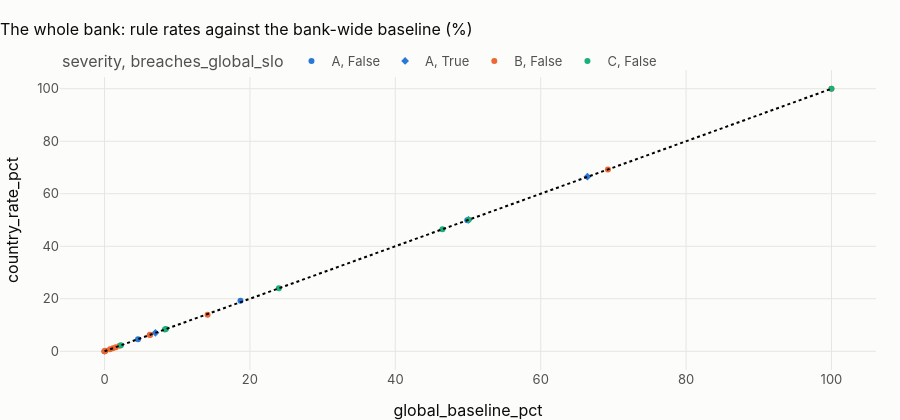

Write notebook code for a chart like this one.
### Markdown cell above
## 1 · Every row rule: the country's rate against the bank's

### Code cell
slo = country.country_rule_slo(pl)
slo.assign(country=COUNTRY, dataset=DATASET).to_csv(
    OUT / f"{PREFIX}_{COUNTRY.lower()}_rule_slo.csv", index=False
)
show(slo.round(3), paging=False)
fig = px.scatter(
    slo,
    x="global_baseline_pct",
    y="country_rate_pct",
    color="severity",
    hover_name="rule_id",
    symbol="breaches_global_slo",
    title=f"{CTRY.title}: rule rates against the bank-wide baseline (%)",
)
fig.add_shape(type="line", x0=0, y0=0, x1=100, y1=100, line=dict(dash="dot"))
fig.update_layout(height=420)
fig.show()
diff = slo[(slo.country_rate_pct - slo.global_baseline_pct).abs() >= 1].sort_values("rule_id")
display(
    Markdown(
        f"**{len(diff)} rules differ from the bank-wide baseline by a point or more in {CTRY.name}:** "
        + ", ".join(
            f"{r.rule_id} ({r.global_baseline_pct:.1f} → {r.country_rate_pct:.1f} %)"
            for r in diff.itertuples()
        )
        + "."
        if len(diff)
        else f"**No rule differs from the bank-wide baseline by a point or more in {CTRY.name}.**"
    )
)

### Figure 1 — Plotly figure (JSON) as saved in the notebook; plotly's stock layout.template omitted (floating-point values rounded to 4 significant figures)
{"data": [{"hovertemplate": "<b>%{hovertext}</b><br><br>severity=A<br>breaches_global_slo=False<br>global_baseline_pct=%{x}<br>country_rate_pct=%{y}<extra></extra>", "hovertext": ["R01", "R02", "R03", "R04"], "legendgroup": "A, False", "marker": {"color": "#2a78d6", "symbol": "circle"}, "mode": "markers", "name": "A, False", "orientation": "v", "showlegend": true, "type": "scatter", "x": [18.7, 49.9, 4.6, 0.0], "xaxis": "x", "y": [19.26, 49.9, 4.596, 0.0], "yaxis": "y"}, {"hovertemplate": "<b>%{hovertext}</b><br><br>severity=A<br>breaches_global_slo=True<br>global_baseline_pct=%{x}<br>country_rate_pct=%{y}<extra></extra>", "hovertext": ["R21", "R25", "R26"], "legendgroup": "A, True", "marker": {"color": "#2a78d6", "symbol": "diamond"}, "mode": "markers", "name": "A, True", "orientation": "v", "showlegend": true, "type": "scatter", "x": [50.06, 66.43, 7.0], "xaxis": "x", "y": [50.06, 66.49, 7.005], "yaxis": "y"}, {"hovertemplate": "<b>%{hovertext}</b><br><br>severity=B<br>breaches_global_slo=False<br>global_baseline_pct=%{x}<br>country_rate_pct=%{y}<extra></extra>", "hovertext": ["R05", "R06", "R07", "R08", "R09", "R10", "R11", "R12", "R13", "R22", "R23", "R24"], "legendgroup": "B, False", "marker": {"color": "#eb6834", "symbol": "circle"}, "mode": "markers", "name": "B, False", "orientation": "v", "showlegend": true, "type": "scatter", "x": [2.07, 6.21, 6.28, 0.0, 0.0, 0.15, 1.15, 1.55, 0.76, 14.17, 100.0, 69.25], "xaxis": "x", "y": [2.071, 6.211, 6.278, 0.0, 0.0, 0.149, 1.149, 1.549, 0.758, 13.86, 100.0, 69.25], "yaxis": "y"}, {"hovertemplate": "<b>%{hovertext}</b><br><br>severity=C<br>breaches_global_slo=False<br>global_baseline_pct=%{x}<br>country_rate_pct=%{y}<extra></extra>", "hovertext": ["R15", "R16", "R17", "R18", "R19", "R20", "R27"], "legendgroup": "C, False", "marker": {"color": "#1baf7a", "symbol": "circle"}, "mode": "markers", "name": "C, False", "orientation": "v", "showlegend": true, "type": "scatter", "x": [8.3, 8.44, 50.09, 2.25, 46.48, 23.98, 100.0], "xaxis": "x", "y": [8.306, 8.432, 50.09, 2.249, 46.48, 23.98, 100.0], "yaxis": "y"}], "layout": {"height": 420, "legend": {"title": {"text": "severity, breaches_global_slo"}, "tracegroupgap": 0}, "shapes": [{"line": {"dash": "dot"}, "type": "line", "x0": 0, "x1": 100, "y0": 0, "y1": 100}], "title": {"text": "The whole bank: rule rates against the bank-wide baseline (%)"}, "xaxis": {"anchor": "y", "domain": [0.0, 1.0], "title": {"text": "global_baseline_pct"}}, "yaxis": {"anchor": "x", "domain": [0.0, 1.0], "title": {"text": "country_rate_pct"}}}}
